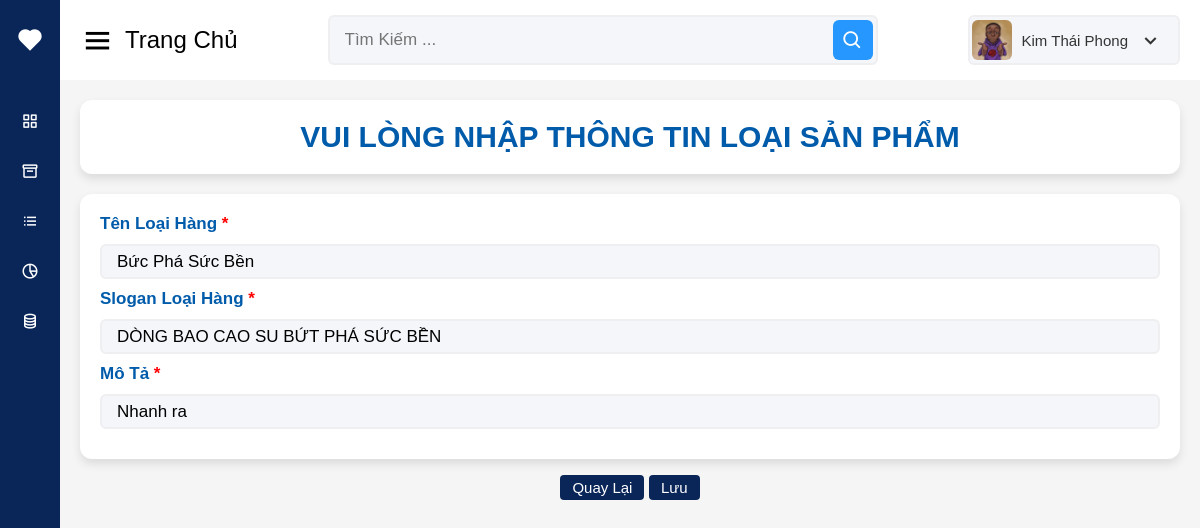
The app's page /Nhanvien/addcategory.php?maloaihang=2 with its own data.
### tables this page shows
CREATE TABLE `nhanvien` (
  `msnv` int(11) NOT NULL,
  `hotennv` varchar(100) DEFAULT NULL,
  `chucvu` varchar(100) DEFAULT NULL,
  `diachi` varchar(100) DEFAULT NULL,
  `sodienthoai` int(11) DEFAULT NULL
);

CREATE TABLE `loaihanghoa` (
  `maloaihang` int(11) NOT NULL,
  `tenloaihang` varchar(100) DEFAULT NULL,
  `sloganloaihang` varchar(100) DEFAULT NULL,
  `motaloaihang` varchar(1000) DEFAULT NULL
);

### db/dbconnection.php (called while the page is built, shortened)
<?php
function executeSingleResult($sql) {
    $conn = mysqli_connect(HOST, USERNAME, PASSWORD, DATABASE);
    $result = mysqli_query($conn, $sql);
    $row    = mysqli_fetch_array($result, 1);
    return $row;
}

### Nhanvien/addcategory.php (the view, shortened to what this page needs)
<?php
require_once('../db/dbconnection.php');
if(!empty($_GET)) {
    $sql = 'SELECT * FROM loaihanghoa WHERE maloaihang = "'.($_GET['maloaihang']).'"';
    $resultGoc = executeSingleResult($sql);
}
?>
<!DOCTYPE html>
<html lang="en">
<head>
    <link rel="stylesheet" href="admin.css">
    <link href='https://unpkg.com/boxicons@2.0.9/css/boxicons.min.css' rel='stylesheet'>
</head>
<body>
    <div class="sidebar">
        <div class="logo-details">
            <i class='bx bxs-heart'></i>
            <span class="logo_name">Durex</span>
        </div>
        <ul class="nav-links">
            <li>
                <a href="index.php">
                    <i class="bx bx-grid-alt"></i>
                    <span class="link_name">Trang Chủ</span>
                </a>
            </li>
            <li>
                <a href="product.php">
                    <i class="bx bx-box"></i>
                    <span class="link_name">Sản Phẩm</span>
                </a>
            </li>
            <li>
                <a href="category.php">
                    <i class="bx bx-list-ul"></i>
                    <span class="link_name">Loại Sản Phẩm</span>
                </a>
            </li>
            <li>
                <a href="khachhang.php">
                    <i class="bx bx-pie-chart-alt-2"></i>
                    <span class="link_name">Khách Hàng</span>
                </a>
            </li>
            <li>
                <a href="donhang.php">
                    <i class="bx bx-coin-stack"></i>
                    <span class="link_name">Đơn Hàng</span>
                </a>
            </li>
        </ul>
    </div>
    <section class="home-section">
        <nav>
            <div class="sidebar-button">
                <i class="bx bx-menu sidebarBtn"></i>
                <span class="dashboard">Trang Chủ</span>
            </div>
            <div class="search-box">
                <input type="text" placeholder="Tìm Kiếm ...">
                <i class='bx bx-search'></i>
            </div>
            <div class="profile-details">
                <img src="images/anhdaden.jpg" alt="">
                <?php
                    $sql = 'select hotennv from nhanvien where msnv = -1';
                    $result = executeSingleResult($sql);
                    echo '<span class="admin_name">'.$result['hotennv'].'</span>';
                ?>
                <i class="bx bx-chevron-down"></i>
            </div>
        </nav>
        <div class="add-category">
            <div class="add-category-content">
                <h1>VUI LÒNG NHẬP THÔNG TIN LOẠI SẢN PHẨM</h1>
                <div class="add-category-content-top">
                    <div class="add-category-content-top-item">
                        <label for="">Tên Loại Hàng <span style="color: red">*</span></label>
                        <input type="text" name="tenloaihang" class="input-value" value="<?php if(isset($resultGoc)) echo $resultGoc['tenloaihang'] ?>">
                    </div>
                    <div class="add-category-content-top-item">
                        <label for="">Slogan Loại Hàng <span style="color: red">*</span></label>
                        <input type="text" name="slogan" class="input-value" value="<?php if(isset($resultGoc)) echo $resultGoc['sloganloaihang'] ?>">
                    </div>
                    <div class="add-category-content-top-item">
                        <label for="">Mô Tả <span style="color: red">*</span></label>
                        <input type="text" name="mota" class="input-value" value="<?php if(isset($resultGoc)) echo $resultGoc['motaloaihang'] ?>">
                    </div>
                </div>
                <div class="button">
                    <a href="category.php">Quay Lại</a>
                    <a href="#" id="save">Lưu</a>
                </div>
            </div>
        </div>
    </section>
</body>
</html>

### Nhanvien/admin.css (style rules this page uses)
* { margin: 0; padding: 0; box-sizing: border-box; font-family: 'Josefin Sans', sans-serif;; }
body { min-height: 100vh; width: 100%; }
.sidebar { position: fixed; height: 100%; width: 240px; background-color: #0A2558; transition: all 0.5s ease; }
.sidebar .logo-details { height: 80px; width: 100%; display: flex; align-items: center; }
.sidebar .logo-details i { font-size: 28px; font-weight: 500; color: #fff; min-width: 60px; text-align: center; }
.sidebar .logo-details .logo_name { font-size: 24px; font-weight: 500; color: #fff; }
.sidebar .nav-links { margin-top: 16px; }
.sidebar .nav-links li { height: 50px; width: 100%; list-style: none; }
.sidebar .nav-links li a { height: 100%; width: 100%; display: flex; align-items: center; text-decoration: none; transition: all 0.4 ease; }
.sidebar .nav-links li a i { min-width: 60px; text-align: center; color: #fff; font-size: 18px; }
.sidebar .nav-links li a .link_name { color: #fff; font-size: 15px; font-weight: 400; white-space: nowrap; }
.home-section { background-color: #f5f5f5; position: relative; min-height: 100vh; width: calc(100% - 240px); left: 240px; transition: all 0.5s ease; }
.home-section nav { position: fixed; width: calc(100% - 240px); left: 240px; height: 80px; background-color: #fff; padding: 0 20px; display: flex; align-items: center; justify-content: space-between; transition: all 0.5s ease; z-index: 2; }
.home-section nav .sidebar-button { display: flex; align-items: center; font-size: 24px; font-weight: 500; }
.home-section nav .sidebar-button i { font-size: 35px; margin-right: 10px; }
.home-section nav .search-box { height: 50px; width: 550px; margin: 0 20px; position: relative; }
nav .search-box input { position: absolute; height: 100%; width: 100%; border-radius: 6px; padding: 0 15px; font-size: 17px; outline: none; background: #F5F6FA; border: 2px solid #EFEEF1; }
nav .search-box .bx-search { position: absolute; right: 5px; top: 50%; transform: translateY(-50%); height: 40px; width: 40px; background: #2697FF; border-radius: 6px; color: #fff; font-size: 22px; line-height: 40px; text-align: center; }
.home-section nav .profile-details { display: flex; align-items: center; height: 50px; min-width: 190px; background: #F5F6FA; border: 2px solid #EFEEF1; border-radius: 6px; padding: 0 15px 0 2px; cursor: pointer; }
nav .profile-details img { height: 40px; width: 40px; object-fit: cover; border-radius: 6px; }
nav .profile-details .admin_name { font-size: 15px; font-weight: 500; color: #333; margin: 0 10px; white-space: nowrap; }
nav .profile-details i { color: #333; font-size: 25px; }
@media (max-width: 1216px) { .sidebar { width: 60px; } }
@media (max-width: 1216px) { .home-section { width: calc(100% - 60px); left: 60px; } }
@media (max-width: 1216px) { .home-section nav { width: calc(100% - 60px); left: 60px; } }
.add-category-content { padding: 80px 20px; }
.add-category-content > h1 { padding: 20px; margin: 20px 0; font-size: 30px; color: #005baa; border-collapse: collapse; text-align: center; background: #fff; box-shadow: 0 5px 10px rgba(0, 0 ,0 ,0.1); border-radius: 12px; text-transform: uppercase; }
.add-category .add-category-content .add-category-content-top { padding: 20px; width: 100%; text-align: center; background: #fff; box-shadow: 0 5px 10px rgba(0, 0 ,0 ,0.1); border-radius: 12px; }
.add-category-content-top-item { width: 100%; }
.add-category-content-top-item label { font-size: 17px; display: block; color: #005baa; font-weight: bold; text-align: left; }
.add-category-content-top-item input { border: 2px solid #EFEEF1; width: 100%; height: 35px; margin: 10px 0px; outline: none; border-radius: 6px; padding: 0 15px; font-size: 17px; background: #F5F6FA; }
.add-category-content .button { width: 100%; text-align: center; padding: 20px 0; }
.add-category-content .button a { font-size: 15px; font-weight: 400; color: #fff; background: #0A2558; padding: 4px 12px; text-decoration: none; border-radius: 4px; transition: all 0.5s ease; }

### records on screen
nhanvien: hotennv "Kim Thái Phong"
loaihanghoa: tenloaihang "Bức Phá Sức Bền", slogan "DÒNG BAO CAO SU BỨT PHÁ SỨC BỀN", mota "Nhanh ra"
